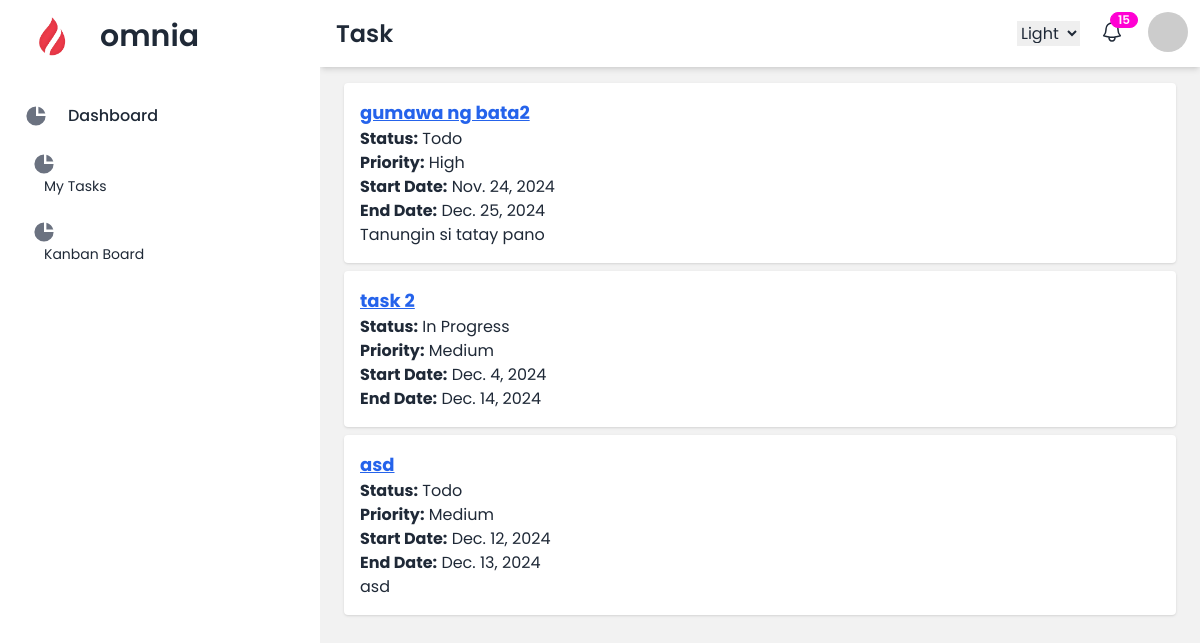
Screenshot of /projects/my-tasks/ (signed in) with the database file from the repository.
### projects/models.py (models this page shows, shortened)
class Task(models.Model):
    STATUS_CHOICES = [
        ('todo', 'Todo'),
        ('in_progress', 'In Progress'),
        ('review', 'Review'),
        ('completed', 'Completed'),
    ]
    PRIORITY_CHOICES = [
        ('high', 'High'),
        ('medium', 'Medium'),
        ('low', 'Low'),
    ]
    name = models.CharField(max_length=255)
    description = models.TextField(blank=True, null=True)
    status = models.CharField(max_length=20, choices=STATUS_CHOICES, default='todo')
    priority = models.CharField(max_length=10, choices=PRIORITY_CHOICES, default='medium')
    start_date = models.DateField()
    end_date = models.DateField()
    created_at = models.DateTimeField(auto_now_add=True)
    sprint = models.ForeignKey(Sprint, on_delete=models.CASCADE, related_name='tasks', blank=True, null=True)
    project = models.ForeignKey(Project, on_delete=models.CASCADE, related_name='tasks')
    assigned_members = models.ManyToManyField(settings.AUTH_USER_MODEL, related_name='tasks', blank=True)
    assigned_teams = models.ManyToManyField(ProjectTeam, related_name='tasks', blank=True)

### projects/views.py (the view)
# urls.py: path('my-tasks/', views.my_tasks, name='my_tasks'),
@login_required
def my_tasks(request):
    if request.user.role != 'member':
        return redirect('dashboard')  # Redirect non-members to the dashboard
    tasks = Task.objects.filter(assigned_members=request.user)
    context = {'tasks': tasks}
    return render(request, 'projects/my_tasks.html', context)

### projects/forms.py
class ProjectForm(forms.ModelForm):
    class Meta:
        model = Project
        fields = ['name', 'emoji_icon', 'description', 'color']
        widgets = {
        }

### projects/context_processors.py (called while the page is built)
def user_projects(request):
    if request.user.is_authenticated:
        projects = Project.objects.filter(owner=request.user)
        return {'user_projects': projects}
    return {}

### projects/templates/projects/my_tasks.html (shortened to what this page needs)
{% extends 'project_base.html' %}
{% block heading %}Task{% endblock %}
{% block content %}
{% if tasks %}
    <ul>
        {% for task in tasks %}
            <li class="bg-white shadow p-4 rounded mb-2">
                <a href="{% url 'task_detail' task.id %}" class="text-blue-600 underline">
                    <h2 class="text-lg font-bold">{{ task.name }}</h2>
                </a>
                <p><strong>Status:</strong> {{ task.get_status_display }}</p>
                <p><strong>Priority:</strong> {{ task.get_priority_display }}</p>
                <p><strong>Start Date:</strong> {{ task.start_date }}</p>
                <p><strong>End Date:</strong> {{ task.end_date }}</p>
                <p>{{ task.description }}</p>
            </li>
        {% endfor %}
    </ul>
{% else %}
    <p>No tasks assigned for you.</p>
{% endif %}
{% endblock %}

### rows the page displays
Task: name "gumawa ng bata2", status "Todo", priority "High", start_date "Nov. 24, 2024", end_date "Dec. 25, 2024", description "Tanungin si tatay pano"
Task: name "task 2", status "In Progress", priority "Medium", start_date "Dec. 4, 2024", end_date "Dec. 14, 2024"
Task: name "asd", status "Todo", priority "Medium", start_date "Dec. 12, 2024", end_date "Dec. 13, 2024", description "asd"
